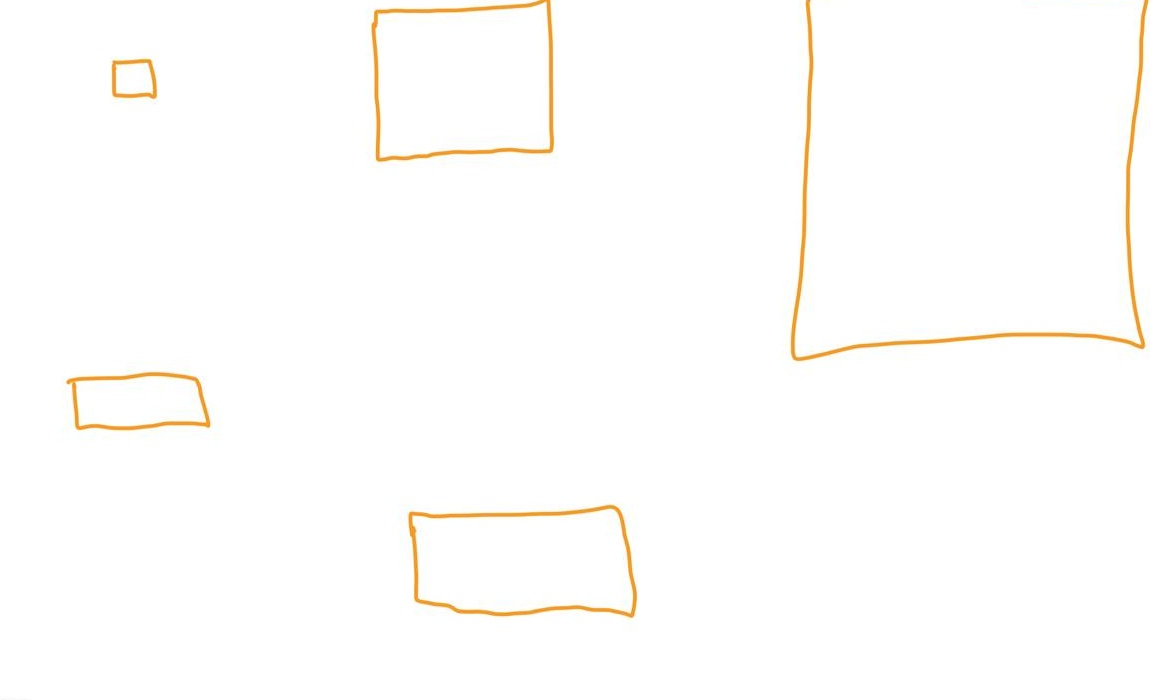
#> input picture examples/size_chart.jpg, 1175 x 700 px, found by its file name
$ python crop.py
#> lines starting #> are read from the running program, lines starting #| are printed output that depends on the picture
import cv2

def Main():
    for i in range(9):
        n = f"examples/size_chart.jpg"
        srcimg = cv2.imread(n)
#> srcimg is the input picture: shape (700, 1175, 3); mean B, G, R 251.9, 253.6, 254.5

        # From full size goodnotes image
        rect = [
            [50, 200],
            [1225, 900]
        ]

        # rect = [
        #     [0, 50],
        #     [1175, 700]
        # ]

        cv2.imwrite(
            # n,
            "test.jpg",
            srcimg[rect[0][1]:rect[1][1], rect[0][0]:rect[1][0]]
            # cv2.rectangle(srcimg, rect[0], rect[1], 0, -1)
            # srcimg
        )
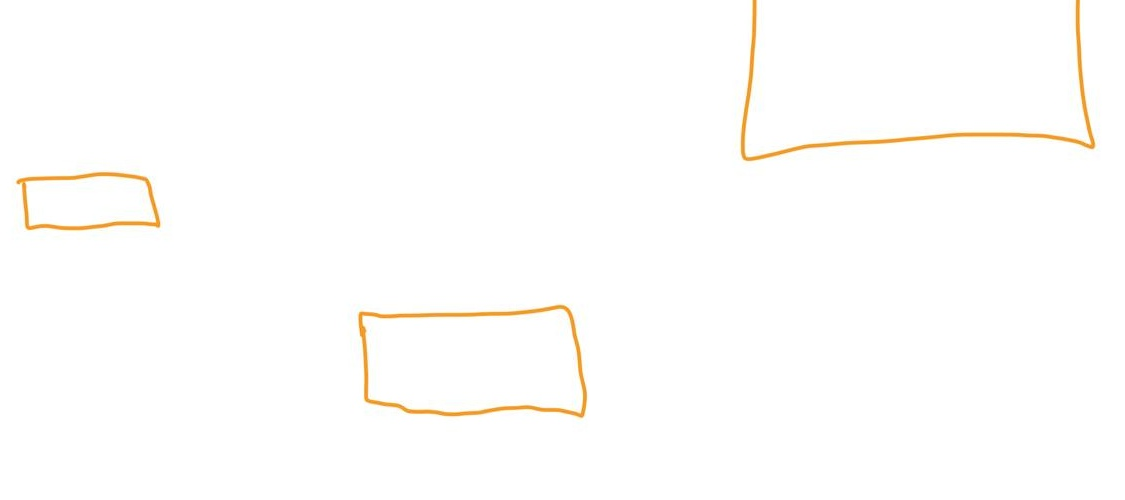
#> saved as test.jpg: shape (500, 1125, 3); mean B, G, R 252.3, 253.8, 254.6


if __name__ == "__main__":
    Main()
